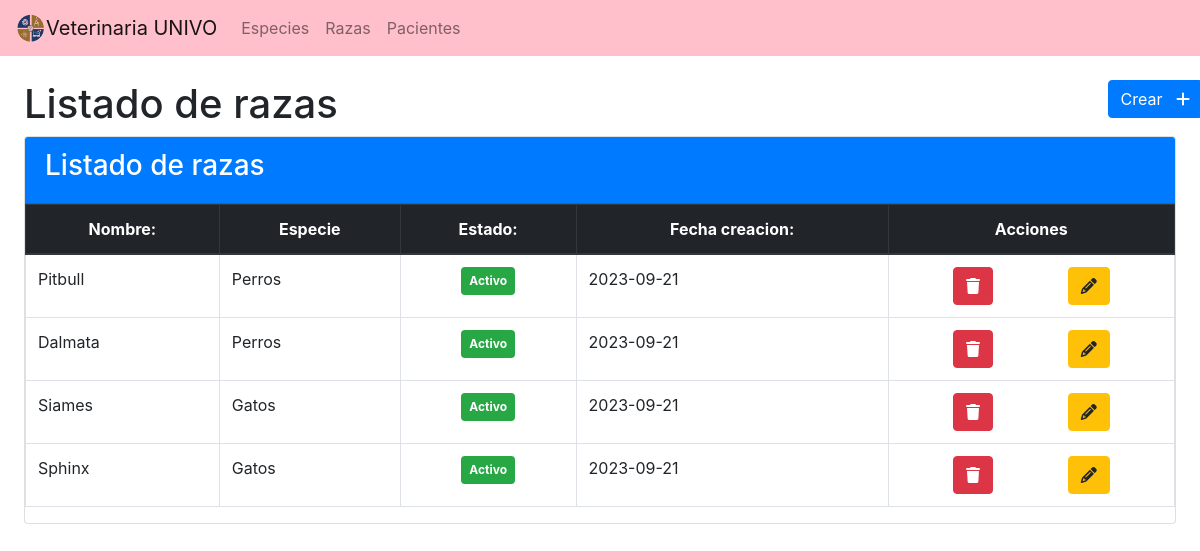
The page /views/razas/index.php on the database its author committed.
### tables this page shows
CREATE TABLE `tbl_razas` (
  `id_raza` int(11) NOT NULL,
  `nombre` varchar(255) NOT NULL,
  `estado` tinyint(4) NOT NULL,
  `creado_por` int(11) NOT NULL,
  `actualizado_por` int(11) NOT NULL,
  `fecha` date NOT NULL,
  `fecha_creacion` datetime NOT NULL,
  `fecha_actualizacion` datetime NOT NULL,
  `id_especie` int(11) NOT NULL
);

CREATE TABLE `tbl_especies` (
  `id_especie` int(11) NOT NULL,
  `nombre` varchar(255) NOT NULL,
  `estado` tinyint(4) NOT NULL,
  `creado_por` int(11) NOT NULL,
  `actualizado_por` int(11) NOT NULL,
  `fecha` date NOT NULL,
  `fecha_creacion` datetime NOT NULL,
  `fecha_actualizacion` datetime NOT NULL
);

### db/db.php (called while the page is built, shortened)
<?php
function conectarDb()
{
  $servername = "localhost";
  $username = "root";
  $password = "";
  $conn = '';
  try {
    $conn = new PDO("mysql:host=$servername;dbname=veterinaria", $username, $password);
    $conn->setAttribute(PDO::ATTR_ERRMODE, PDO::ERRMODE_EXCEPTION);
    return $conn;
  } catch (PDOException $e) {
    echo "Connection failed: " . $e->getMessage();
  }
  return $conn;
}

### controllers/RazasController.php (called while the page is built, shortened)
<?php
include $_SERVER['DOCUMENT_ROOT'] . '/veterinaria-php-puro/db/db.php';
function obtenerRazas()
{
    $query = "SELECT tbl_especies.nombre as especie, tbl_razas.id_raza, tbl_razas.nombre, tbl_razas.estado, tbl_razas.fecha
    FROM tbl_razas INNER JOIN tbl_especies ON tbl_especies.id_especie = tbl_razas.id_especie";
    $ejecutar = conectarDb()->prepare($query);
    $ejecutar->execute();
    $data = $ejecutar->fetchAll(PDO::FETCH_OBJ);
    return $data;
}

### views/razas/index.php (the view, shortened to what this page needs)
<?php
require '../../controllers/RazasController.php';
$data = obtenerRazas();
?>
<!DOCTYPE html>
<html lang="en">
<head>
    <?= CDN_BS_CSS ?>
    <?= CDN_ICONOS ?>
</head>
<body>
    <nav class="navbar navbar-expand-lg navbar-light" style="background-color: #FFC0CB;">
        <a class="navbar-brand" href="../../index.php"> <img src="../../img/logo.png" width="30" height="30" class="d-inline-block align-top" alt="">Veterinaria UNIVO</a>
        <div class="collapse navbar-collapse" id="navbarSupportedContent">
            <ul class="navbar-nav mr-auto">
                <li class="nav-item text-white">
                    <a class="nav-link" href="../especies/index.php">Especies</a>
                </li>
                <li class="nav-item text-white">
                    <a class="nav-link " href="index.php">Razas</a>
                </li>
                <li class="nav-item">
                    <a class="nav-link" href="../pacientes/index.php">Pacientes</a>
                </li>
            </ul>
        </div>
    </nav>
    <div class="row p-4">
        <div class="col-md-11">
            <h1>Listado de razas</h1>
        </div>
        <div class="col-md-1 text-right">
            <a href="insert.php" class=" btn btn-primary text-center">Crear &nbsp; <i class="fas fa-plus"></i></a>
        </div>
        <div class="col-md-12">
            <div class="card">
                <div class="card-header bg-primary">
                    <h3 class="text-white">Listado de razas</h3>
                </div>
                <div class="card-body p-0">
                    <table class="table table-bordered table-stripped">
                        <thead class="thead-dark text-center">
                            <th>Nombre: </th>
                            <th>Especie</th>
                            <th>Estado: </th>
                            <th>Fecha creacion: </th>
                            <th>Acciones</th>
                        </thead>
                        <tbody>
                            <?php
                            foreach ($data as $raza) {
                            ?>
                                <tr>
                                    <td><?= $raza->nombre ?></td>
                                    <td><?= $raza->especie ?></td>
                                    <td class="text-white text-center">
                                        <span class="p-2 badge bg-<?= $raza->estado == 1 ? "success" : "danger"; ?>">
                                            <?= $raza->estado == 1 ? "Activo" : "Inactivo"; ?>
                                        </span>
                                    </td>
                                    <td><?= $raza->fecha ?></td>
                                    <td>
                                        <div class="col-md-12 d-flex justify-content-around">
                                            <form action="index.php" method="post" id="form-borrar-raza-<?= $raza->id_raza ?>">
                                                <button class="btn btn-danger" id="borrar-raza" data-id="<?= $raza->id_raza ?>"><i class="fas fa-trash"></i></button>
                                            </form>
                                            <form action="index.php" method="post">
                                                <button class="btn btn-warning"><i class="fas fa-pencil"></i></button>
                                            </form>
                                        </div>
                                    </td>
                                </tr>
                            <?php
                            }
                            ?>
                        </tbody>
                    </table>
                </div>
            </div>
        </div>
    </div>
</body>
</html>

### rows shown on the page
tbl_razas: nombre "Pitbull", id_especie.nombre "Perros", estado "Activo", fecha "2023-09-21"
tbl_razas: nombre "Dalmata", id_especie.nombre "Perros", estado "Activo", fecha "2023-09-21"
tbl_razas: nombre "Siames", id_especie.nombre "Gatos", estado "Activo", fecha "2023-09-21"
tbl_razas: nombre "Sphinx", id_especie.nombre "Gatos", estado "Activo", fecha "2023-09-21"
